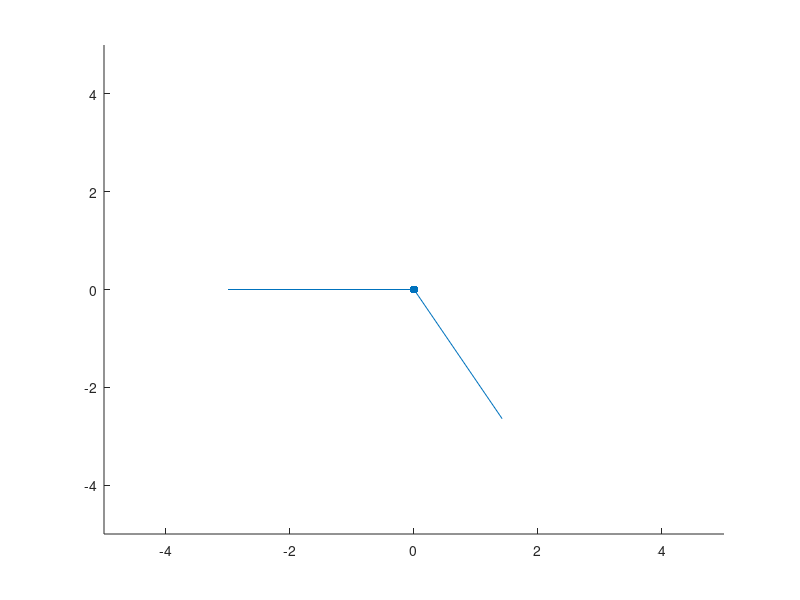
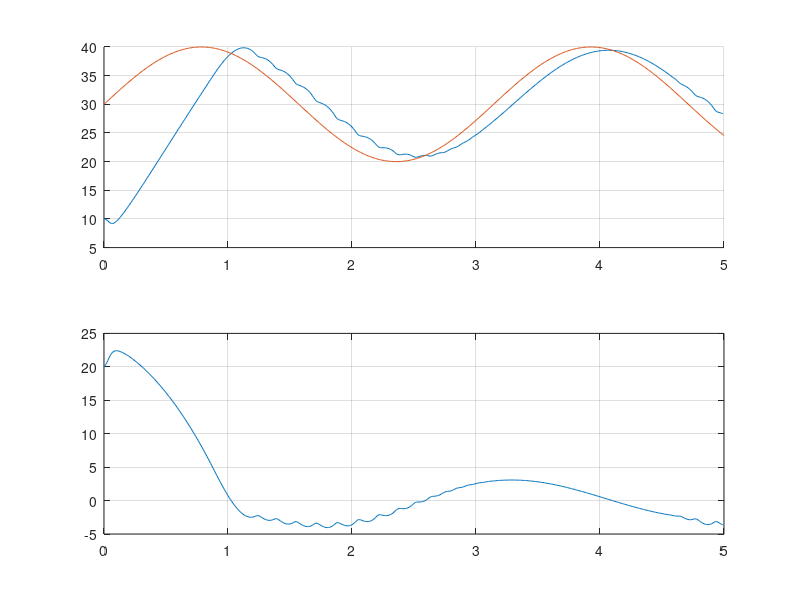

The MATLAB source for these figures, in order:
% Created by: Haotao Ling
% Last updated: 06.10.2018

%%
close all;
clear;

delta_t = 0.01;
total_time = 5;
l_leg = 3;
desired_angle1 = deg2rad(40);
desired_angle2 = deg2rad(50);

theta_0 = deg2rad(10); %rad
theta_dot_0 = 0; %rad/s
a_ke_0 = 0;

alpha = 1.29; %1/(kg*m^2)
beta = 40.3; %N/(kg*m^2)
phi_0 = 2.81E-14; %rad
d_1 = 0.863; %N*m
d_2 = 2.56; %N*m
d_3 = 1E-10; %N*m
d_4 = 15.9;
d_5 = 0.405; %N*m
d_6 = -94.2;
c_0 = 50.9; %(N*m)
c_1 = 163; %(N*m)
c_2 = -125; %(N*m)
c_3 = 1.28;
theta_eq = 0.416; %rad
T_a = 0.18; %s

A = [0 1 0; (-beta*cos(theta_eq)-alpha*(d_1+d_3*d_4*exp(d_4*(pi/2-theta_eq))-d_5*d_6*exp(d_6*(pi/2-theta_eq)))) (-alpha*d_2) (alpha*(c_2*(pi/2-theta_eq)^2+c_1*(pi/2-theta_eq)+c_0)); 0 0 -1/T_a];
eig(A);

x_1 = theta_0;
x_2 = theta_dot_0;
x_3 = a_ke_0;
u = 0;

kp = 50; %10
kd = 10; %5
ki = 20; %10

x1s = [];
pes = [];
ts = 0:delta_t:total_time;

%x1_d = desired_angle1.* ones(length(0:delta_t:total_time), 1);
x1_d = deg2rad(10*sin(ts*2)+30);
%x1_d = [desired_angle1.* ones(ceil(length(0:delta_t:total_time)/2), 1); desired_angle2.* ones(floor(length(0:delta_t:total_time)/2), 1)];
x2_d = diff(x1_d);

j = 1;

for i = ts(1:end-1)
   pe = x1_d(j) - x_1;
   de = x2_d(j) - x_2;
   ie = sum(pe);
   u = pe*kp + de*kd + ki*ie;
   if u < 0
       u = 0;
   elseif u > 1
       u = 1;
   end
   
   x1s = [x1s x_1];
   pes = [pes pe];
   
   phi = pi/2 - x_1 - theta_eq;
   phi_dot = -x_2;
   tau_ke = (c_2*phi^2+c_1*phi+c_0)*(1+c_3*phi_dot)*x_3;
   tau_p = d_1*(phi-phi_0) + d_2*phi_dot + d_3*exp(d_4*phi) - d_5*exp(d_6*phi);
    
   x1_dot = x_2;
   x2_dot = alpha*(tau_ke + tau_p) - beta*(sin(x_1+theta_eq));
   x3_dot = (u - x_3)/T_a;
   
   x_1 = x_1 + x1_dot*delta_t;
   x_2 = x_2 + x2_dot*delta_t;
   x_3 = x_3 + x3_dot*delta_t;
   
   ankle_x = sin(pi-x_1)*l_leg;
   ankle_y = cos(pi-x_1)*l_leg;
   scatter(0, 0, 'filled');
   line([-l_leg, 0, ankle_x], [0, 0, ankle_y]); 
   axis([-5 5 -5 5])
   pause(delta_t)
   
   j = j+1;
end

figure;
subplot(2,1,1);
hold on;
plot(ts(1:end-1), rad2deg(x1s));
plot(ts, rad2deg(x1_d));
grid on
subplot(2,1,2);
plot(ts(1:end-1), rad2deg(pes));
grid on